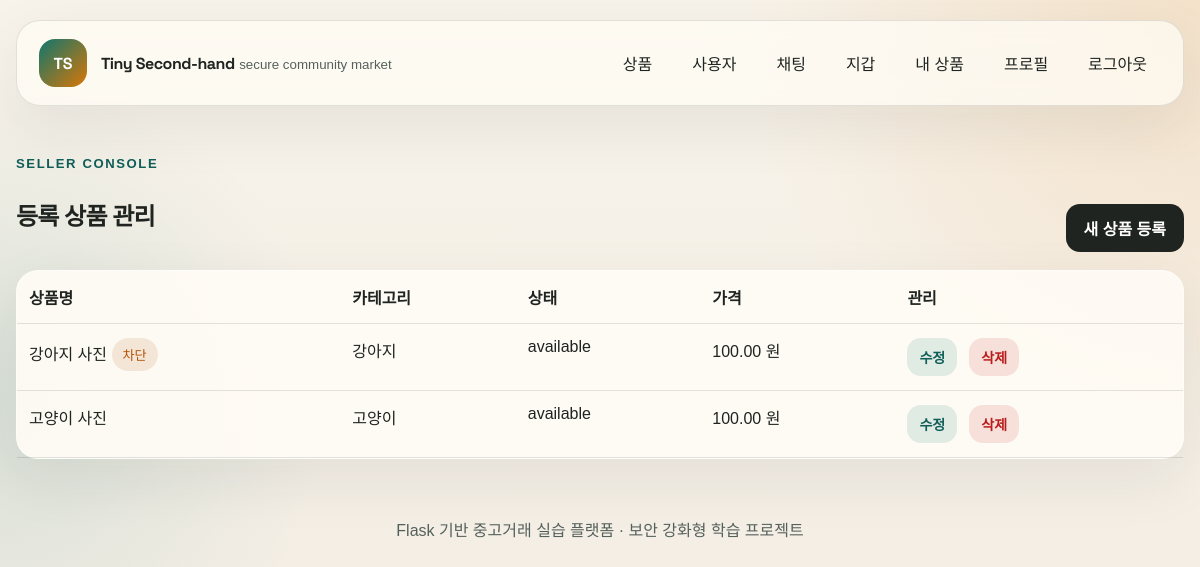
Page /products/mine (signed in) on the committed database.
### app/models.py (models this page shows, shortened)
class Product(db.Model):
    __table_args__ = (
        db.CheckConstraint("price >= 0", name="ck_product_price_non_negative"),
        db.CheckConstraint(
            "status in ('available', 'reserved', 'sold')",
            name="ck_product_status_valid",
        ),
    )
    id = db.Column(db.Integer, primary_key=True)
    seller_id = db.Column(
        db.Integer, db.ForeignKey("user.id"), nullable=False, index=True
    )
    title = db.Column(db.String(80), nullable=False, index=True)
    description = db.Column(db.Text, nullable=False)
    category = db.Column(db.String(40), nullable=False, default="general")
    price = db.Column(db.Numeric(12, 2), nullable=False)
    status = db.Column(db.String(20), nullable=False, default="available")
    image_filename = db.Column(db.String(255), nullable=True)
    is_blocked = db.Column(db.Boolean, nullable=False, default=False)
    is_deleted = db.Column(db.Boolean, nullable=False, default=False)
    created_at = db.Column(db.DateTime, nullable=False, default=utcnow)
    updated_at = db.Column(db.DateTime, nullable=False, default=utcnow, onupdate=utcnow)
    seller = db.relationship("User", back_populates="products")
    reports = db.relationship("Report", back_populates="target_product", lazy="dynamic")

### app/routes/products.py (the view)
@products_bp.route("/mine")
@active_user_required
def my_products():
    products = (
        Product.query.filter_by(seller_id=current_user.id)
        .order_by(Product.created_at.desc())
        .all()
    )
    return render_template("products/manage.html", products=products)

### app/utils.py (called while the page is built, shortened)
def active_user_required(view):
    @wraps(view)
    @login_required
    def wrapped_view(*args, **kwargs):
        return view(*args, **kwargs)
    return wrapped_view

### app/templates/products/manage.html (shortened to what this page needs)
{% extends 'base.html' %}
{% block content %}
<section class="section-head">
    <div>
        <span class="eyebrow">Seller Console</span>
        <h2>등록 상품 관리</h2>
    </div>
    <a class="btn btn-primary" href="{{ url_for('products.create_product') }}">새 상품 등록</a>
</section>
<section class="table-card">
    <table class="table">
        <thead>
            <tr>
                <th>상품명</th>
                <th>카테고리</th>
                <th>상태</th>
                <th>가격</th>
                <th>관리</th>
            </tr>
        </thead>
        <tbody>
            {% for product in products %}
                <tr>
                    <td>
                        <a href="{{ url_for('products.detail', product_id=product.id) }}">{{ product.title }}</a>
                        {% if product.is_blocked %}<span class="badge badge-warning">차단</span>{% endif %}
                    </td>
                    <td>{{ product.category }}</td>
                    <td>{{ product.status }}</td>
                    <td>{{ product.price }} 원</td>
                    <td class="action-row">
                        <a class="btn btn-secondary btn-small" href="{{ url_for('products.edit', product_id=product.id) }}">수정</a>
                        <form method="post" action="{{ url_for('products.delete', product_id=product.id) }}" class="inline-form">
                            <button class="btn btn-danger btn-small" type="submit">삭제</button>
                        </form>
                    </td>
                </tr>
            {% else %}
                <tr><td colspan="5">등록한 상품이 없습니다.</td></tr>
            {% endfor %}
        </tbody>
    </table>
</section>
{% endblock %}

### app/static/css/style.css (style rules this page uses)
:root { --bg: #f4efe7; --bg-soft: #fbf8f2; --ink: #1f2421; --ink-soft: #55605b; --line: rgba(31, 36, 33, 0.12); --primary: #0f766e; --primary-strong: #115e59; --secondary: #d97706; --danger: #b91c1c; --warning: #b45309; --card: rgba(255, 252, 246, 0.9); --shadow: 0 20px 60px rgba(31, 36, 33, 0.08); --radius: 22px; }
* { box-sizing: border-box; }
body { margin: 0; font-family: "Noto Sans KR", sans-serif; color: var(--ink); background: radial-gradient(circle at top right, rgba(217, 119, 6, 0.14), transparent 32%), radial-gradient(circle at left center, rgba(15, 118, 110, 0.12), transparent 26%), linear-gradient(180deg, #f8f3ea 0%, #f2ece3 100%); min-height: 100vh; }
a { color: inherit; text-decoration: none; }
.brand strong, h1, h2, h3 { font-family: "Space Grotesk", "Noto Sans KR", sans-serif; letter-spacing: -0.03em; }
.hero-panel, .detail-hero, .panel-card, .form-card, .table-card, .detail-panel, .media-panel, .detail-sidecard, .error-card { background: var(--card); border: 1px solid rgba(255, 255, 255, 0.6); border-radius: var(--radius); box-shadow: var(--shadow); }
.hero-actions, .toolbar, .action-row, .badge-row { display: flex; align-items: center; gap: 12px; }
.section-head { display: flex; justify-content: space-between; align-items: end; gap: 16px; margin: 18px 0; }
.eyebrow { display: inline-block; margin-bottom: 6px; color: var(--primary-strong); font-size: 0.82rem; font-weight: 700; text-transform: uppercase; letter-spacing: 0.12em; }
.badge { display: inline-flex; align-items: center; padding: 7px 11px; border-radius: 999px; background: rgba(31, 36, 33, 0.08); font-size: 0.82rem; }
.badge-warning { background: rgba(180, 83, 9, 0.12); color: var(--warning); }
.btn { display: inline-flex; align-items: center; justify-content: center; gap: 8px; border: 0; border-radius: 14px; padding: 12px 18px; cursor: pointer; font-weight: 700; font-family: inherit; transition: transform 0.2s ease, opacity 0.2s ease; }
.btn-primary { background: var(--ink); color: #fff; }
.btn-secondary { background: rgba(15, 118, 110, 0.12); color: var(--primary-strong); }
.btn-danger { background: rgba(185, 28, 28, 0.12); color: var(--danger); }
.btn-small { padding: 9px 12px; font-size: 0.88rem; }
.table { width: 100%; border-collapse: collapse; }
.table th, .table td { text-align: left; padding: 14px 12px; border-bottom: 1px solid var(--line); vertical-align: top; }
.inline-form { display: inline-flex; }

### rows in the picture
Product: title "강아지 사진", is_blocked "차단", category "강아지", status "available", price "100.00"
Product: title "고양이 사진", category "고양이", status "available", price "100.00"
